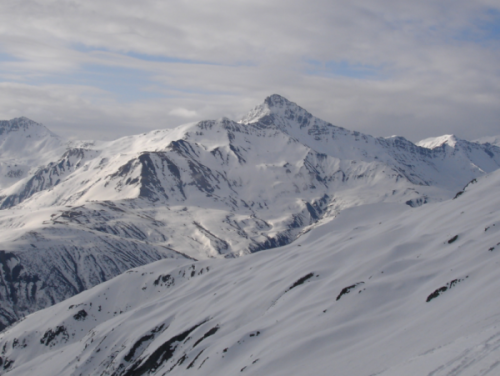
#> input picture image1.png, 500 x 376 px
$ jupyter execute Test.ipynb
#> lines starting #> are read from the running program, lines starting #| are printed output that depends on the picture
[cell 1]
from numpy import copy                # On importe les modules nécessaires
from matplotlib import image
from matplotlib import pyplot

img = image.imread("image1.png")      # On récupère image1
#> img is the input picture: shape (376, 500, 3) float32; mean R, G, B 0.56, 0.569, 0.605
img2 = copy(img)                      # On fait une copie de l'original
largeur=img.shape[0]                  # on récupère le nombre de pixels en largueur de l'image
#> largeur = 376
hauteur=img.shape[1]                  # on récupère le nombre de pixels en hauteur de l'image
#> hauteur = 500
for i in range(largeur):              # On parcourt la photo pixel par pixel en largeur et en hauteur
    for j in range(hauteur):
        r, v, b = img2[i, j]          # On récupère les trois composantes r, v, b du pixel de coordonnnées (i, j)
        img2[i, j] = (r, 0, 0)        # On change la couleur de ce pixel
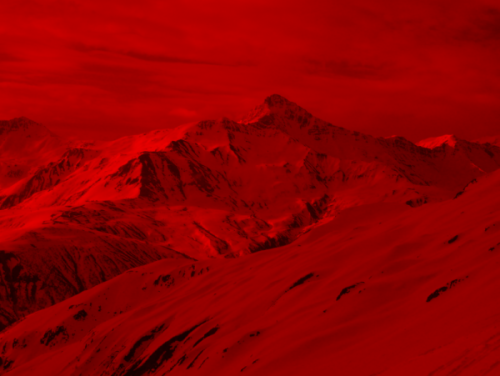
#> img2: shape (376, 500, 3) float32; mean R, G, B 0.56, 0, 0

pyplot.imshow(img2)
pyplot.show()                         # on affiche l'image modifiée

[cell 2]
from PIL import Image
# on importe le module Image de la bibliothèque PIL

img=Image.open("image1.png")     # ouvre la photo et la stocke dans la variable img
#> img: PIL image 500x376 RGB
largeur, hauteur = img.size                 # permet de récupérer les dimensions de l'image
#> largeur = 500; hauteur = 376
img2=Image.new("RGB", (largeur, hauteur))   # créer une autre image codé en RVB de même dimension que img
#> img2: PIL image 500x376 RGB; every value is 0

for i in range(largeur):                    # on parcourt tous les pixels en largeur de img
    for j in range(hauteur):                # et tous les pixels en hauteur de img
       r, v, b = img.getpixel((i, j))
       # on récupère les trois composantes de couleur du pixel de coordonnées (i, j)
       g=int((r+v+b)/3)
       img2.putpixel((i, j), (g, g, g))
       # on colore le pixel de coordonnées (i, j) de img2 en n'utilisant que la composante rouge de img

img2.show()                                  # on affiche img2
